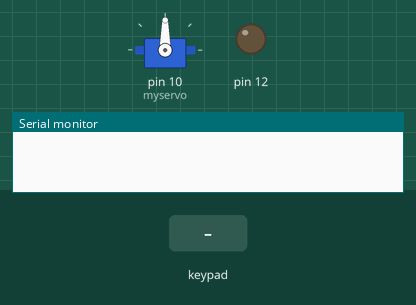
Bench run of a sketch on a simulated Arduino Uno, built with avr-gcc and run on an emulated ATmega328P. On the bench: servo, output pins drawn as LEDs (lit = HIGH), the last lines printed to the serial monitor. Inputs (shaded band) come from the test bench.

Above: at 1.2 s.
1.3 s: keypad keys 1 1 1 1 1 1 pressed 0.4 s apart
At 4.6 s:
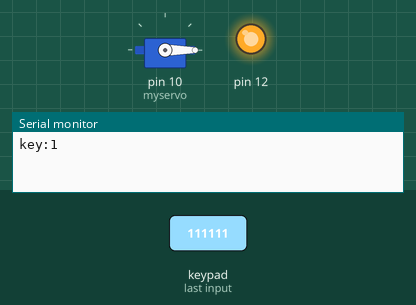
At 7.6 s:
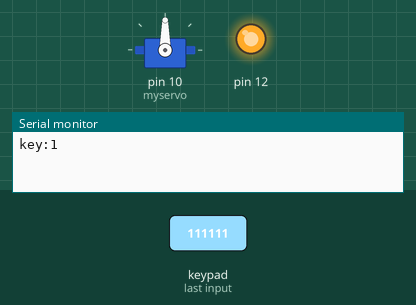
Timing chart, 0 to 12.8 s (numbered marks = the images above; inputs shaded):
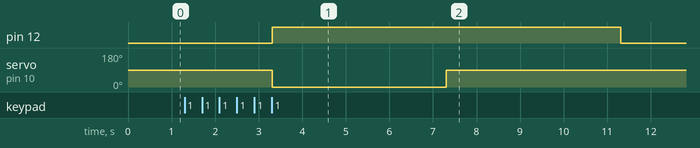

The sketch:

sensor_cerradura.ino
```cpp
#include <Keypad.h>
#include <Servo.h>

const byte FILAS = 4;
const byte COLUMNAS = 4;
char keys [FILAS][COLUMNAS] = {
  {'1','2','3','A'},
  {'4','5','6','A'},
  {'7','8','9','A'},
  {'*','0','#','A'}
};

byte pinesFilas [FILAS] = {9,8,7,6};
byte pinesColumnas [FILAS] = {5,4,3,2};

Keypad teclado = Keypad(makeKeymap(keys), pinesFilas, pinesColumnas, FILAS, COLUMNAS);

char TECLA;
char CLAVE [7];
char CLAVE_MAESTRA[7]="111111";
byte INDICE = 0;

Servo myservo;


//int PIR = 11;
//int led = 12;
//int ESTADO =0;


void setup (){
  Serial.begin(9600);
   myservo.attach(10);
   //pinMode(PIR,INPUT);
    pinMode(12,OUTPUT);
  // delay(2000);
}


void loop () {
  TECLA = teclado.getKey();
  if(TECLA){
    CLAVE[INDICE]=TECLA;
    INDICE++;
    //Serial.print(TECLA);
  }
  if (INDICE == 6){
    if (!strcmp(CLAVE, CLAVE_MAESTRA))
    {
    INDICE = 0;
    Serial.println("key:1");
     myservo.write(0);
    // delay(1000);
       digitalWrite(12, HIGH);


       delay(4000);
       myservo.write(90);

        delay(4000);
         digitalWrite(12, LOW);

     }
    else
    {
    Serial.println("key:0");
    INDICE = 0;
//myservo.write(90);
       digitalWrite(11, LOW);
       delay(4000);
      }
  }
  /*
  ESTADO = digitalRead(12);
   if (ESTADO == 1)
  {
    digitalWrite(11, HIGH);
    delay(1000);
 }
 else
 {
     digitalWrite(11, LOW);

  }
 delay(100);
 */

}
```

Measured:
- after the input at 1.3 s, pin 12: LOW → HIGH after 2.0 s, → LOW 8.0 s later; servo on pin 10 (myservo): 90° → 0° after 2.0 s, → 90° 4.0 s later
